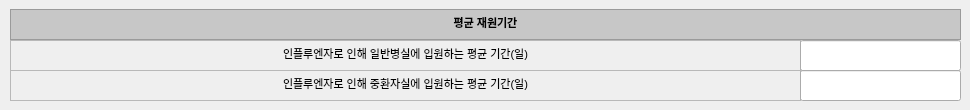
     <widget class="QWidget" name="tab_6">
      <property name="autoFillBackground">
       <bool>true</bool>
      </property>
      <attribute name="title">
       <string>입원</string>
      </attribute>
      <widget class="QTextEdit" name="textEdit_150">
       <property name="enabled">
        <bool>false</bool>
       </property>
       <property name="geometry">
        <rect>
         <x>10</x>
         <y>9</y>
         <width>951</width>
         <height>31</height>
        </rect>
       </property>
       <property name="styleSheet">
        <string notr="true">background-color: rgb(199, 199, 199);</string>
       </property>
       <property name="html">
        <string>&lt;!DOCTYPE HTML PUBLIC &quot;-//W3C//DTD HTML 4.0//EN&quot; &quot;http://www.w3.org/TR/REC-html40/strict.dtd&quot;&gt;
&lt;html&gt;&lt;head&gt;&lt;meta name=&quot;qrichtext&quot; content=&quot;1&quot; /&gt;&lt;style type=&quot;text/css&quot;&gt;
p, li { white-space: pre-wrap; }
&lt;/style&gt;&lt;/head&gt;&lt;body style=&quot; font-family:'맑은 고딕'; font-size:8.25pt; font-weight:400; font-style:normal;&quot;&gt;
&lt;p align=&quot;center&quot; style=&quot; margin-top:0px; margin-bottom:0px; margin-left:0px; margin-right:0px; -qt-block-indent:0; text-indent:0px;&quot;&gt;&lt;span style=&quot; font-size:8pt; font-weight:600; color:#000000;&quot;&gt;평균 재원기간&lt;/span&gt;&lt;/p&gt;&lt;/body&gt;&lt;/html&gt;</string>
       </property>
      </widget>
      <widget class="QTextEdit" name="textEdit_152">
       <property name="enabled">
        <bool>false</bool>
       </property>
       <property name="geometry">
        <rect>
         <x>10</x>
         <y>40</y>
         <width>791</width>
         <height>31</height>
        </rect>
       </property>
       <property name="html">
        <string>&lt;!DOCTYPE HTML PUBLIC &quot;-//W3C//DTD HTML 4.0//EN&quot; &quot;http://www.w3.org/TR/REC-html40/strict.dtd&quot;&gt;
&lt;html&gt;&lt;head&gt;&lt;meta name=&quot;qrichtext&quot; content=&quot;1&quot; /&gt;&lt;style type=&quot;text/css&quot;&gt;
p, li { white-space: pre-wrap; }
&lt;/style&gt;&lt;/head&gt;&lt;body style=&quot; font-family:'맑은 고딕'; font-size:8.25pt; font-weight:400; font-style:normal;&quot;&gt;
&lt;p align=&quot;center&quot; style=&quot; margin-top:0px; margin-bottom:0px; margin-left:0px; margin-right:0px; -qt-block-indent:0; text-indent:0px;&quot;&gt;&lt;span style=&quot; font-size:8pt; color:#000000;&quot;&gt;인플루엔자로 인해 일반병실에 입원하는 평균 기간(일)&lt;/span&gt;&lt;/p&gt;&lt;/body&gt;&lt;/html&gt;</string>
       </property>
      </widget>
      <widget class="QTextEdit" name="textEdit_154">
       <property name="enabled">
        <bool>false</bool>
       </property>
       <property name="geometry">
        <rect>
         <x>10</x>
         <y>70</y>
         <width>791</width>
         <height>31</height>
        </rect>
       </property>
       <property name="html">
        <string>&lt;!DOCTYPE HTML PUBLIC &quot;-//W3C//DTD HTML 4.0//EN&quot; &quot;http://www.w3.org/TR/REC-html40/strict.dtd&quot;&gt;
&lt;html&gt;&lt;head&gt;&lt;meta name=&quot;qrichtext&quot; content=&quot;1&quot; /&gt;&lt;style type=&quot;text/css&quot;&gt;
p, li { white-space: pre-wrap; }
&lt;/style&gt;&lt;/head&gt;&lt;body style=&quot; font-family:'맑은 고딕'; font-size:8.25pt; font-weight:400; font-style:normal;&quot;&gt;
&lt;p align=&quot;center&quot; style=&quot; margin-top:0px; margin-bottom:0px; margin-left:0px; margin-right:0px; -qt-block-indent:0; text-indent:0px;&quot;&gt;&lt;span style=&quot; font-size:8pt; color:#000000;&quot;&gt;인플루엔자로 인해 중환자실에 입원하는 평균 기간(일)&lt;/span&gt;&lt;/p&gt;&lt;/body&gt;&lt;/html&gt;</string>
       </property>
      </widget>
      <widget class="QLineEdit" name="input_NICU">
       <property name="geometry">
        <rect>
         <x>800</x>
         <y>40</y>
         <width>161</width>
         <height>31</height>
        </rect>
       </property>
       <property name="text">
        <string/>
       </property>
       <property name="maxLength">
        <number>20</number>
       </property>
       <property name="alignment">
        <set>Qt::AlignCenter</set>
       </property>
      </widget>
      <widget class="QLineEdit" name="input_ICU">
       <property name="geometry">
        <rect>
         <x>800</x>
         <y>70</y>
         <width>161</width>
         <height>31</height>
        </rect>
       </property>
       <property name="text">
        <string/>
       </property>
       <property name="maxLength">
        <number>20</number>
       </property>
       <property name="alignment">
        <set>Qt::AlignCenter</set>
       </property>
      </widget>
     </widget>
